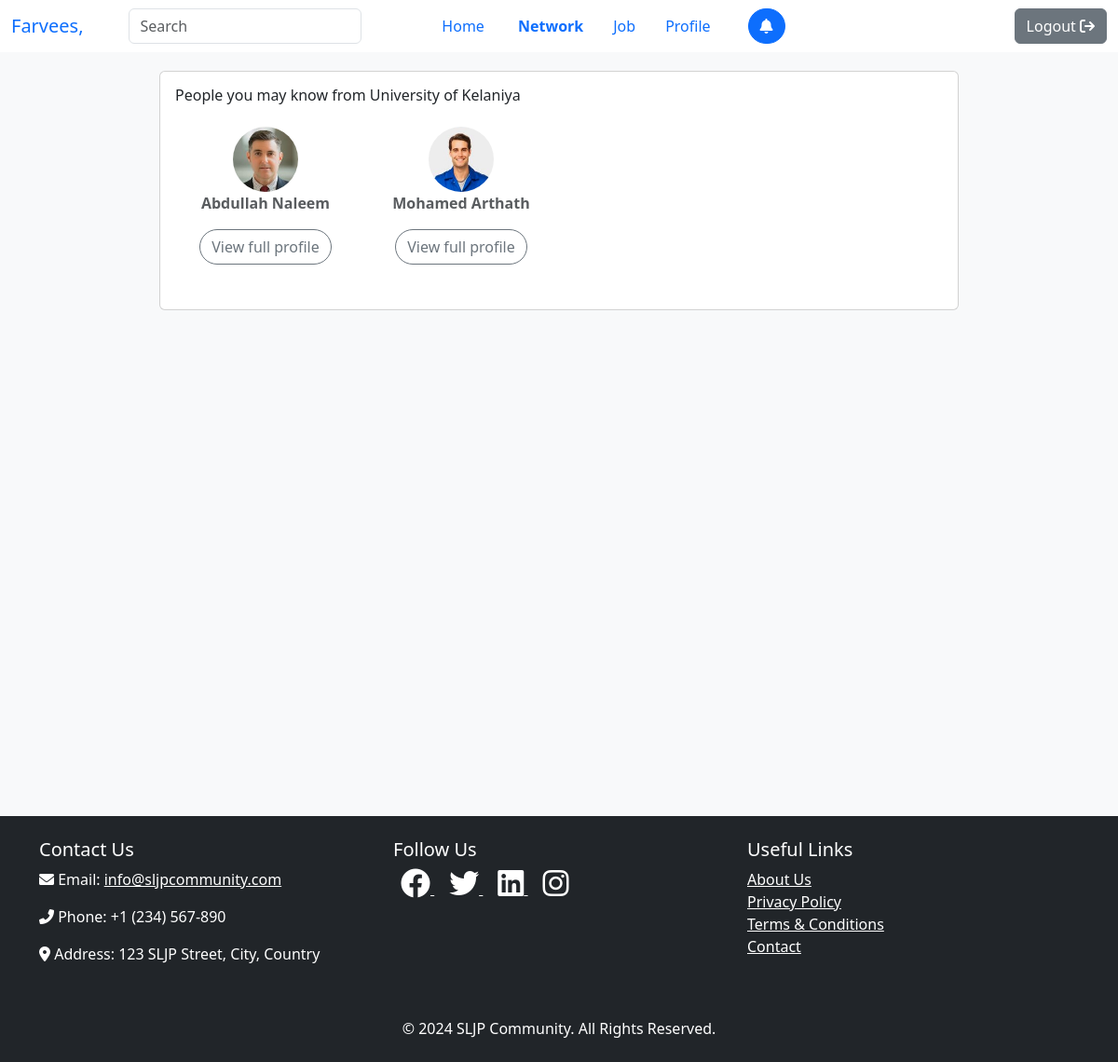
The app's page /seeker/network (signed in) with its own data.
### tables this page shows
CREATE TABLE IF NOT EXISTS `university` (
  `id` int NOT NULL AUTO_INCREMENT,
  `name` varchar(100) DEFAULT NULL,
  `logo` varchar(100) NOT NULL,
  PRIMARY KEY (`id`),
  UNIQUE KEY `name` (`name`)
);

CREATE TABLE IF NOT EXISTS `user` (
  `id` int NOT NULL AUTO_INCREMENT,
  `first` varchar(100) NOT NULL,
  `last` varchar(100) DEFAULT NULL,
  `username` varchar(100) DEFAULT NULL,
  `password` varchar(100) NOT NULL,
  `email` varchar(100) DEFAULT NULL,
  `contact` varchar(20) DEFAULT NULL,
  `gender` enum('Male','Female') DEFAULT 'Male',
  `dob` date NOT NULL,
  `address` text,
  `profile` varchar(256) DEFAULT 'default.jpg',
  `cover` varchar(256) DEFAULT 'default.jpg',
  `nic` varchar(20) DEFAULT NULL,
  `role` enum('seeker','provider','admin') DEFAULT NULL,
  `status` enum('Open','Hire','None') DEFAULT 'None',
  `headline` varchar(512) DEFAULT 'N/A',
  `show_school` enum('show','hide') DEFAULT 'show',
  PRIMARY KEY (`id`),
  UNIQUE KEY `username` (`username`),
  UNIQUE KEY `email` (`email`),
  UNIQUE KEY `contact` (`contact`),
  UNIQUE KEY `nic` (`nic`)
);

### control/seeker.php (called while the page is built, shortened)
<?php
require_once __DIR__ . "/user.php";
require_once __DIR__ . "/../model/user.php";
require_once __DIR__ . "/../model/follower.php";
require_once __DIR__ . "/../model/education.php";
require_once __DIR__ . "/../model/university.php";
class SeekerController extends UserController
{
    public function __construct()
    {
        $this->userModel = new UserModel();
        $this->followerModel = new FollowerModel();
        $this->educationModel = new EducationModel();
        $this->universityModel = new UniversityModel();
    }
    public function network()
    {
        include_once __DIR__ . "/../view/seekers/network.php";
    }
}

### index.php (called while the page is built, shortened)
<?php
require_once __DIR__ ."/control/home.php";
require_once __DIR__ ."/control/user.php";
require_once __DIR__ ."/control/seeker.php";
$request = new Request();
$router = new Router();
$router->addRoute("GET", "/"                    , [HomeController::class    , "index"               ]);
$router->addRoute("GET", "/about"               , [HomeController::class    , "about"               ]);
$router->addRoute("GET", "/contact"             , [HomeController::class    , "contact"             ]);
$router->addRoute("GET", "/login"               , [UserController::class    , "login"               ]);
$router->addRoute("GET", "/logout"              , [UserController::class    , "logout"              ]);
$router->addRoute("GET", "/register"            , [UserController::class    , "register"            ]);
$router->addRoute("GET", "/search/result"       , [UserController::class    , "searchResults"       ]);
$router->addRoute("GET", "/user/connection"     , [SeekerController::class  , "connection"          ]);
$router->addRoute("GET", "/seeker"              , [SeekerController::class  , "index"               ]);
$router->addRoute("GET", "/seeker/network"      , [SeekerController::class  , "network"             ]);
$router->addRoute("GET", "/seeker/job"          , [SeekerController::class  , "job"                 ]);
$router->addRoute("GET", "/seeker/profile"      , [SeekerController::class  , "seekerProfile"       ]);
$router->addRoute("GET", "/provider"            , [ProviderController::class, "index"               ]);
$router->addRoute("GET", "/provider/network"    , [ProviderController::class, "network"             ]);
$router->addRoute("GET", "/provider/job"        , [ProviderController::class, "job"                 ]);
$router->addRoute("GET", "/provider/profile"    , [ProviderController::class, "providerProfile"     ]);
$router->addRoute("GET", "/admin"               , [AdminController::class   , "dashboard"           ]);
$router->addRoute("POST", "/login"              , [UserController::class    , "login"               ]);
$router->addRoute("POST", "/register"           , [UserController::class    , "register"            ]);
$router->addRoute("POST", "/university/add"     , [AdminController::class   , "createUniversity"    ]);
$router->addRoute("POST", "/university/del"     , [AdminController::class   , "removeUniversity"    ]);
$router->addRoute("POST", "/skill/add"          , [AdminController::class   , "createSkill"         ]);
$router->addRoute("POST", "/skill/del"          , [AdminController::class   , "removeSkill"         ]);
$router->addRoute("POST", "/degree/add"         , [AdminController::class   , "createDegree"        ]);
$router->addRoute("POST", "/degree/del"         , [AdminController::class   , "removeDegree"        ]);
$router->addRoute("POST", "/field/add"          , [AdminController::class   , "createField"         ]);
$router->addRoute("POST", "/field/del"          , [AdminController::class   , "removeField"         ]);
$router->addRoute("POST", "/skills"             , [UserController::class    , "skills"              ]);
$router->addRoute("POST", "/universities"       , [UserController::class    , "universities"        ]);
$router->addRoute("POST", "/degrees"            , [UserController::class    , "degrees"             ]);
$router->addRoute("POST", "/fields"             , [UserController::class    , "fields"              ]);
$router->addRoute("POST", "/education/add"      , [UserController::class    , "addEducation"        ]);
$router->addRoute("POST", "/profile/update"     , [UserController::class    , "updateSeeker"        ]);
$router->addRoute("POST", "/search/global"      , [UserController::class    , "findUsers"           ]);
$router->addRoute("POST", "/user/notification"  , [UserController::class    , "notifications"       ]);
$router->addRoute("POST", "/user/follow"        , [UserController::class    , "followUser"          ]);
$router->addRoute("POST", "/user/follow/request", [UserController::class    , "showNotifications"   ]);
$router->addRoute("POST", "/user/follow/add"    , [UserController::class    , "acceptFollow"        ]);
$router->addRoute("POST", "/user/follow/ignore" , [UserController::class    , "ignoreFollow"        ]);
$router->addRoute("POST", "/user/message/all"   , [UserController::class    , "allMessages"         ]);
$router->addRoute("POST", "/user/message/send"  , [UserController::class    , "sendMessage"         ]);
$router->addRoute("POST", "/user/post"          , [UserController::class    , "createPost"          ]);
$router->addRoute("POST", "/user/post/all"      , [UserController::class    , "getAllPosts"         ]);
include_once __DIR__ ."/header.php";
$router->resolveRoute($request);
include_once __DIR__ ."/footer.php";

### core/model.php (called while the page is built, shortened)
<?php
class Model {
    private $host = "localhost";
    private $username = "root";
    private $password = "";
    private $database = "sljp";
    private $conn;
    public function __construct() {
        $this->conn = new mysqli($this->host, $this->username, $this->password, $this->database);
    }
    private function query($sql, $params, $types) {
        $stmt = $this->conn->prepare($sql);
        if ($params && $types) {
            $stmt->bind_param($types, ...$params);
        }
        $result = $stmt->execute();
        if ($result === false) {
        } else {
            if (str_starts_with(strtoupper($sql), "SELECT")) {
                $result = $stmt->get_result();
            }
        }
        return $result;
    }
    protected function fetch($sql, $params = null, $types = null) {
        return $this->query($sql, $params, $types);
    }
}

### model/education.php (called while the page is built, shortened)
<?php
require_once __DIR__ . "/../core/model.php";
class EducationModel extends Model
{
    private $get_education = "SELECT * FROM `education` WHERE user_id = ?";
    private $get_users = "SELECT user_id FROM `education` WHERE institude = ?";
    public function getEducation($id)
    {
        return $this->fetch($this->get_education, [$id], "i");
    }
    public function getUsersByInstitude($id)
    {
        return $this->fetch($this->get_users, [$id], "i");
    }
}

### model/university.php (called while the page is built, shortened)
<?php
require_once __DIR__ ."/../core/model.php";
class UniversityModel extends Model {
    private $get_uni = "SELECT * FROM `university` WHERE id = ?";
    public function getUniversity($id) {
        return $this->fetch($this->get_uni, [$id],"i");
    }
}

### model/user.php (called while the page is built, shortened)
<?php
require_once __DIR__ . "/../core/model.php";
class UserModel extends Model
{
    private $user_info = "SELECT * FROM `user` WHERE id = ?";
    public function getUserInfo($id)
    {
        return $this->fetch($this->user_info, [$id], "i");
    }
}

### model/follower.php (called while the page is built, shortened)
<?php
require_once __DIR__ . "/../core/model.php";
class FollowerModel extends Model
{
    private $get_follower = "SELECT * FROM `follower` WHERE user_id = ? AND follow_id = ?";
    public function getFollower($user_id, $follow_id)
    {
        return $this->fetch($this->get_follower, [$user_id, $follow_id], "ii");
    }
    public function isFollower($user_id, $follow_id)
    {
        $follower = $this->getFollower($user_id, $follow_id);
        while ($data = $follower->fetch_assoc()) {
            return true;
        }
        return false;
    }
}

### view/seekers/network.php (the view, shortened to what this page needs)
<div class="container-fluid bg-light mt-5 w-100 d-flex justify-content-center">
    <div class="row w-75 g-4 mt-1">
        <div class="col-12 col-md-12 min-vh-100">
            <div class="card mb-3">
                <div class="card-body">
                    <div>
                        <?php
                        $educations = $this->educationModel->getEducation($_SESSION['id']);
                        $uni_id = 0;
                        while ($education = $educations->fetch_assoc()) {
                            $unies = $this->universityModel->getUniversity($education['institude']);
                            while ($uni = $unies->fetch_assoc()) {
                                $uni_id = $uni['id'];
                                ?>
                                <h6 class="card-title fw-light">People you may know from
                                    <?php echo $uni['name']; ?>
                                </h6>
                                <?php
                            }
                        }
                        ?>
                    </div>
                    <?php
                    $educations = $this->educationModel->getUsersByInstitude($uni_id);
                    $row = false;
                    while ($education = $educations->fetch_assoc()) {
                        $users = $this->userModel->getUserInfo($education['user_id']);
                        while ($user = $users->fetch_assoc()) {
                            if ($row == false) {
                                $row = true;
                                ?>
                                <div class="row g-3 mb-3">
                                    <?php
                            }
                            if (!$this->followerModel->isFollower($_SESSION['id'], $user['id']) && $_SESSION['id'] != $user['id']) {
                                ?>
                                    <div class="col-12 col-md-3">
                                        <div class="card border-0">
                                            <div class="card-body">
                                                <div class=" d-flex justify-content-center">
                                                    <img src="/assets/images/user/<?php echo $user['profile']; ?>" width="70"
                                                        height="70" class="rounded-circle" alt="">
                                                </div>
                                                <p class="text-center text-muted fw-bold">
                                                    <?php echo ucfirst($user['first']) . " " . ucfirst($user['last']); ?>
                                                </p>
                                                <div class="d-flex justify-content-center">
                                                    <a class="btn btn-outline-secondary rounded-5"
                                                        href="/search/result?id=<?php echo $user['id']; ?>">View full profile</a>
                                                </div>
                                            </div>
                                        </div>
                                    </div>
                                    <?php
                            }
                                ?>
                                <?php
                        }
                    }
                    if ($row == true) {
                        ?>
                    </div>
                    <?php
                    }
                    ?>
            </div>
        </div>
    </div>
</div>
</div>

### header.php (style rules this page uses)
:root { --my-secondary: #bbbcbd; --my-primary: #b8f3ff; }

### records on screen
university: name "University of Kelaniya"
user: profile (picture), first "Abdullah", last "Naleem"
user: profile (picture), first "Mohamed", last "Arthath"

### other values on screen
$_SESSION["lname"] "Farvees"
